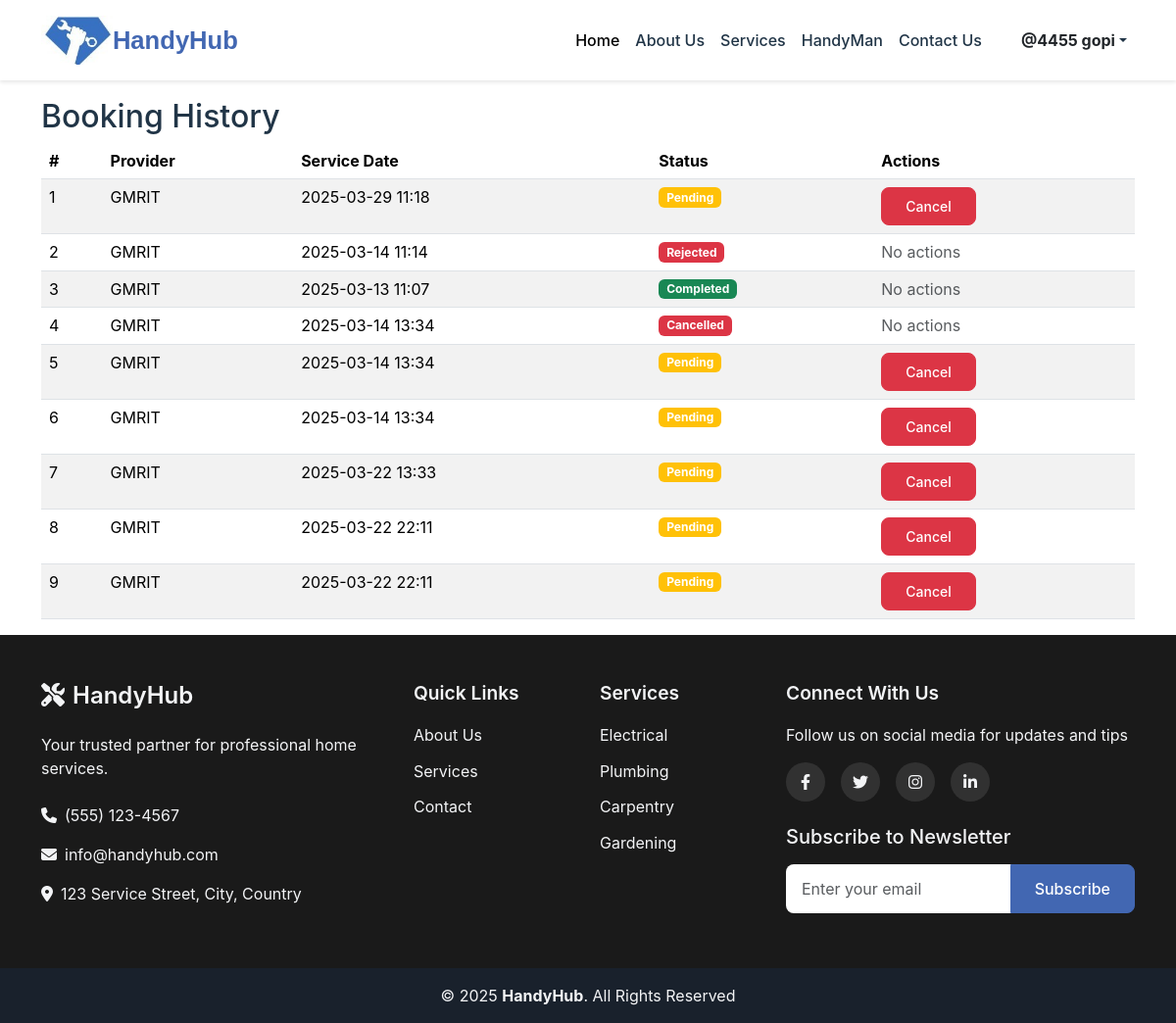
Page /booking-history (signed in) on the committed database.
### Handy/models.py (models this page shows, shortened)
class User(db.Model, UserMixin):
    id = db.Column(db.Integer, primary_key=True)
    first_name = db.Column(db.String(100), nullable=False)
    last_name = db.Column(db.String(100), nullable=False)
    email = db.Column(db.String(120), unique=True, nullable=False)
    phone = db.Column(db.String(15), unique=True, nullable=False)
    address = db.Column(db.String(500), nullable=False)
    role = db.Column(db.String(20), nullable=False)
    image = db.Column(db.String(255), nullable=True, default='default.png')  # Image field
    password_hash = db.Column(db.String(256), nullable=False)
    created_at = db.Column(db.DateTime, default=datetime.utcnow)

class Booking(db.Model):
    id = db.Column(db.Integer, primary_key=True)
    customer_id = db.Column(db.Integer, db.ForeignKey('user.id'), nullable=False)  # Customer who booked
    provider_id = db.Column(db.Integer, db.ForeignKey('provider.id'), nullable=False)  # Provider booked
    service_id = db.Column(db.Integer, db.ForeignKey('service.id'), nullable=False)  # Service selected
    booking_date = db.Column(db.Date, nullable=False)  # Date of booking
    booking_time = db.Column(db.Time, nullable=False)  # Time of booking
    status = db.Column(db.String(20), default="Pending")  # Status: Pending, Confirmed, Completed, Canceled
    feedback = db.Column(db.Text, nullable=True)  # Customer's feedback
    rating = db.Column(db.Float, nullable=True)  # Customer's rating (1-5)
    created_at = db.Column(db.DateTime, default=datetime.utcnow)  # When the booking was made
    customer = db.relationship('User', backref=db.backref('bookings', lazy=True))
    provider = db.relationship('Provider', backref=db.backref('bookings', lazy=True))
    service = db.relationship('Service', backref=db.backref('bookings', lazy=True))

class Provider(db.Model, UserMixin):
    id = db.Column(db.Integer, primary_key=True)
    first_name = db.Column(db.String(100), nullable=False)
    last_name = db.Column(db.String(100), nullable=False)
    business_name = db.Column(db.String(100), nullable=False)
    email = db.Column(db.String(120), unique=True, nullable=False)
    phone = db.Column(db.String(15), unique=True, nullable=False)
    password_hash = db.Column(db.String(256), nullable=False)
    service_id = db.Column(db.Integer, db.ForeignKey('service.id'), unique=True, nullable=False)
    service = db.relationship('Service', backref=db.backref('provider', uselist=False))
    service_price = db.Column(db.Float, nullable=True)  # Experience in years
    experience = db.Column(db.Integer, nullable=True)  # Experience in years
    image = db.Column(db.String(255), nullable=True, default='default.png')  # Image field
    location = db.Column(db.String(255), nullable=True)
    rating = db.Column(db.Float, default=0.0)
    role = db.Column(db.String(20), nullable=False)
    created_at = db.Column(db.DateTime, default=datetime.utcnow)

### Handy/views.py (the view)
@views.route('/booking-history')
@login_required
def booking_history():
    bookings = Booking.query.filter_by(customer_id=current_user.id).order_by(Booking.created_at.desc()).all()
    return render_template('booking_history.html', bookings=bookings)

### Handy/templates/booking_history.html
{% extends "base.html" %}
{% block content %}
<div class="container mt-4">
    <h2>Booking History</h2>
    <table class="table table-striped">
        <thead>
            <tr>
                <th>#</th>
                <th>Provider</th>
                <th>Service Date</th>
                <th>Status</th>
                <th>Actions</th>
            </tr>
        </thead>
        <tbody>
            {% for booking in bookings %}
            <tr>
                <td>{{ loop.index }}</td>
                <td>{{ booking.provider.business_name }}</td>
                <td>{{ booking.booking_date.strftime('%Y-%m-%d') }} {{ booking.booking_time.strftime('%H:%M') }}</td>
                <td>
                    <span class="badge
                        {% if booking.status == 'Pending' %} bg-warning
                        {% elif booking.status == 'Confirmed' %} bg-primary
                        {% elif booking.status == 'Completed' %} bg-success
                        {% elif booking.status == 'Cancelled' %} bg-danger
                        {% elif booking.status == 'Rejected' %} bg-danger
                        {% endif %}">
                        {{ booking.status }}
                    </span>
                </td>
                <td>
                    {% if booking.status == 'Pending' %}
                        <a href="{{ url_for('views.cancel_booking', booking_id=booking.id) }}" class="btn btn-danger btn-sm">Cancel</a>
                    {% else %}
                        <span class="text-muted">No actions</span>
                    {% endif %}
                </td>
            </tr>
            {% else %}
            <tr>
                <td colspan="5" class="text-center">No bookings found.</td>
            </tr>
            {% endfor %}
        </tbody>
    </table>
</div>
{% endblock %}

### Handy/templates/base.html (shortened to what this page needs)
<html lang="en">
  <head>
    <link href="https://cdn.jsdelivr.net/npm/bootstrap@5.3.2/dist/css/bootstrap.min.css" rel="stylesheet">
    <link rel="stylesheet" href="{{url_for('static' ,filename='styles.css')}}"/>
    <link rel="stylesheet" href="https://cdnjs.cloudflare.com/ajax/libs/font-awesome/6.1.1/css/all.min.css">
  </head>
  <body>
    <nav class="navbar navbar-expand-lg fixed-top">
      <div class="container">
          <img src="{{ url_for('static', filename='logo.png') }}" alt="HandyHub Logo" class="navbar-logo">
          <a class="navbar-brand" href="/">HandyHub</a>
          <div class="collapse navbar-collapse" id="navbarNav">
            <ul class="navbar-nav ms-auto">
                <li class="nav-item">
                    <a class="nav-link active" href="/">Home</a>
                </li>
                <li class="nav-item">
                    <a class="nav-link" href="{{ url_for('views.about') }}">About Us</a>
                </li>
                <li class="nav-item">
                    <a class="nav-link" href="{{ url_for('views.services') }}">Services</a>
                </li>
                <li class="nav-item">
                    <a class="nav-link" href="{{ url_for('views.handyman') }}">HandyMan</a>
                </li>
                <li class="nav-item">
                    <a class="nav-link" href="{{ url_for('views.contact') }}">Contact Us</a>
                </li>
                {% if current_user.is_authenticated %}
                <li class="nav-item dropdown ms-lg-3">
                    <a class="nav-link dropdown-toggle d-flex align-items-center" href="#" id="profileDropdown" role="button" data-bs-toggle="dropdown" aria-expanded="false">
                        <span class="ms-2 fw-bold fs-6 text-dark">@{{ current_user.first_name }} {{ current_user.last_name }}</span>
                    </a>
                </li>
                {% endif %}
            </ul>
        </div>
      </div>
  </nav>
    {% block content %}{% endblock %}
    <footer class="footer">
      <div class="footer-top py-5">
        <div class="container">
          <div class="row g-4">
            <div class="col-lg-4 col-md-6">
              <div class="footer-info">
                <h3><i class="fas fa-tools me-2"></i>HandyHub</h3>
                <p class="mb-4">Your trusted partner for professional home services.</p>
                <p><i class="fas fa-phone me-2"></i>(555) 123-4567</p>
                <p><i class="fas fa-envelope me-2"></i>info@handyhub.com</p>
                <p><i class="fas fa-map-marker-alt me-2"></i>123 Service Street, City, Country</p>
              </div>
            </div>
            <div class="col-lg-4 col-md-6">
              <div class="row">
                <div class="col-6">
                  <h4>Quick Links</h4>
                  <ul class="footer-links">
                    <li><a href="{{ url_for('views.about') }}">About Us</a></li>
                    <li><a href="{{ url_for('views.services') }}">Services</a></li>
                    <li><a href="{{ url_for('views.contact') }}">Contact</a></li>
                  </ul>
                </div>
                <div class="col-6">
                  <h4>Services</h4>
                  <ul class="footer-links">
                    <li><a href="{{ url_for('views.services') }}#electrical">Electrical</a></li>
                    <li><a href="{{ url_for('views.services') }}#plumbing">Plumbing</a></li>
                    <li><a href="{{ url_for('views.services') }}#carpentry">Carpentry</a></li>
                    <li><a href="{{ url_for('views.services') }}#gardening">Gardening</a></li>
                  </ul>
                </div>
              </div>
            </div>
            <div class="col-lg-4 col-md-12">
              <h4>Connect With Us</h4>
              <p class="mb-3">Follow us on social media for updates and tips</p>
              <div class="social-links mb-4">
                <a href="#" class="facebook"><i class="fa-brands fa-facebook-f"></i></a>
                <a href="#" class="twitter"><i class="fa-brands fa-twitter"></i></a>
                <a href="#" class="instagram"><i class="fa-brands fa-instagram"></i></a>
                <a href="#" class="fa-brands fa-linkedin-in"></a>
              </div>
              <div class="newsletter">
                <h5>Subscribe to Newsletter</h5>
                <div class="input-group">
                  <input type="email" class="form-control" placeholder="Enter your email">
                  <button class="btn btn-primary" type="button">Subscribe</button>
                </div>
              </div>
            </div>
          </div>
        </div>
      </div>
      <div class="footer-bottom py-3">
        <div class="container text-center">
          <div class="copyright">
            © <span id="currentYear">2024</span> <strong>HandyHub</strong>. All Rights Reserved
          </div>
        </div>
      </div>
    </footer>
  </body>
</html>

### Handy/static/styles.css (style rules this page uses)
:root { --primary-color: #4267B2; --secondary-color: #4267B2; --text-color: #213547; --bg-color: #ffffff; --footer-bg: #1f2937; --footer-text: #f3f4f6; }
body { margin: 0; font-family: 'Inter', system-ui, -apple-system, sans-serif; color: var(--text-color); background-color: var(--bg-color); padding-top: 76px; }
.navbar { background-color: var(--bg-color); box-shadow: 0 2px 4px rgba(0,0,0,0.1); padding: 1rem 0; display: flex; justify-content: space-between; }
.navbar-brand { font-family: 'Poppins', sans-serif; font-weight: 600; color:#4267B2; font-size: 1.6rem; text-decoration: none; display: flex; align-items: center; }
.nav-link { font-weight: 500; color: var(--text-color); padding: 0.5rem 1rem; transition: color 0.3s ease; }
.navbar-logo { height: 50px; max-width: 100px; width: auto; }
.footer { background-color: #1a1a1a; color: #fff; }
.footer-top { background-color: #1a1a1a; }
.footer-bottom { background-color: #111; }
.footer { background-color: var(--footer-bg); color: var(--footer-text); }
.footer-top { padding: 60px 0; }
.footer h3 { font-size: 1.5rem; margin-bottom: 1.5rem; font-weight: 600; }
.footer h4 { font-size: 1.2rem; margin-bottom: 1.2rem; font-weight: 600; }
.footer-links { list-style: none; padding: 0; margin: 0; }
.footer-links li { margin-bottom: 0.8rem; }
.footer-links a { color: var(--footer-text); text-decoration: none; transition: color 0.3s ease; display: inline-flex; align-items: center; }
.social-links { display: flex; gap: 1rem; }
.social-links a { display: inline-flex; align-items: center; justify-content: center; width: 40px; height: 40px; border-radius: 50%; background: rgba(255, 255, 255, 0.1); color: var(--footer-text); text-decoration: none; transition: all 0.3s ease; }
.newsletter .input-group { margin-top: 1rem; }
.newsletter .form-control { border-radius: 0.5rem 0 0 0.5rem; border: none; padding: 0.75rem 1rem; }
.newsletter .btn { border-radius: 0 0.5rem 0.5rem 0; padding: 0.75rem 1.5rem; }
.footer-bottom { background: rgba(0, 0, 0, 0.2); padding: 1rem 0; }
.btn { padding: 0.5rem 1.5rem; font-weight: 500; border-radius: 0.5rem; transition: all 0.3s ease; }
.btn-primary { background-color: var(--primary-color); border-color: var(--primary-color); }

### rows in the picture
User: first_name "4455", last_name "gopi"
Booking: provider.business_name "GMRIT", booking_date "2025-03-29", booking_time "11:18", status "Pending"
Booking: provider.business_name "GMRIT", booking_date "2025-03-14", booking_time "11:14", status "Rejected", shows "No actions"
Booking: provider.business_name "GMRIT", booking_date "2025-03-13", booking_time "11:07", status "Completed", shows "No actions"
Booking: provider.business_name "GMRIT", booking_date "2025-03-14", booking_time "13:34", status "Cancelled", shows "No actions"
Booking: provider.business_name "GMRIT", booking_date "2025-03-14", booking_time "13:34", status "Pending"
Booking: provider.business_name "GMRIT", booking_date "2025-03-14", booking_time "13:34", status "Pending"
Booking: provider.business_name "GMRIT", booking_date "2025-03-22", booking_time "13:33", status "Pending"
Booking: provider.business_name "GMRIT", booking_date "2025-03-22", booking_time "22:11", status "Pending"
Booking: provider.business_name "GMRIT", booking_date "2025-03-22", booking_time "22:11", status "Pending"
